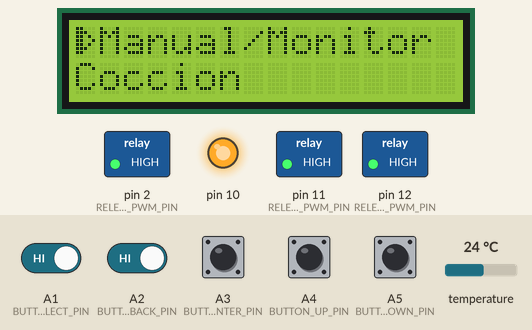
Simulated run of this sketch. Board: Arduino Uno, built with avr-gcc and run on an emulated ATmega328P. On the bench: 16×2 character LCD, switched loads named in the sketch (green lamp = pin HIGH), output pins drawn as LEDs (lit = HIGH). The inputs (shaded band) are chosen by the test bench; at power-on: A1 (BUTTON_SELECT_PIN), A2 (BUTTON_BACK_PIN), A3 (BUTTON_ENTER_PIN), A4 (BUTTON_UP_PIN), A5 (BUTTON_DOWN_PIN) HIGH, temperature 24 °C. What the sketch prints to the serial monitor is not drawn.

Above: at 3.8 s.
3.9 s: A5 (BUTTON_DOWN_PIN) pulled LOW for 1 s
At 5.6 s:
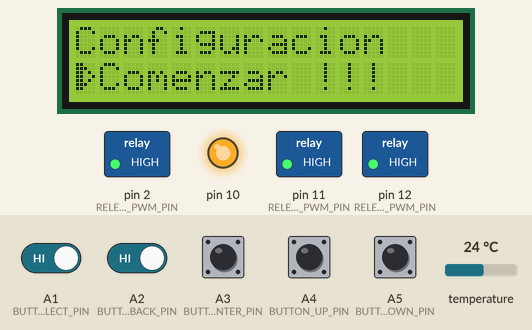
6.4 s: A3 (BUTTON_ENTER_PIN) pulled LOW for 0.15 s
At 7.3 s:
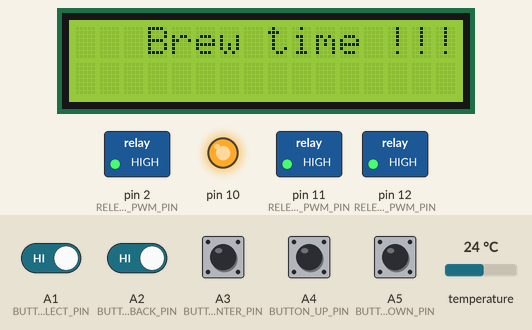
9.5 s: A3 (BUTTON_ENTER_PIN) pulled LOW for 1 s
At 10.6 s:
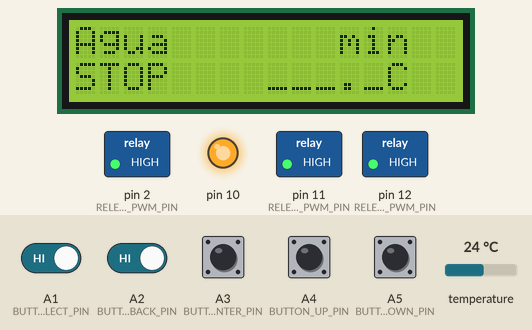
11.1 s: A1 (BUTTON_SELECT_PIN) driven LOW and A2 (BUTTON_BACK_PIN) driven LOW
14.1 s: A4 (BUTTON_UP_PIN) pulled LOW for 1 s
At 15.8 s:
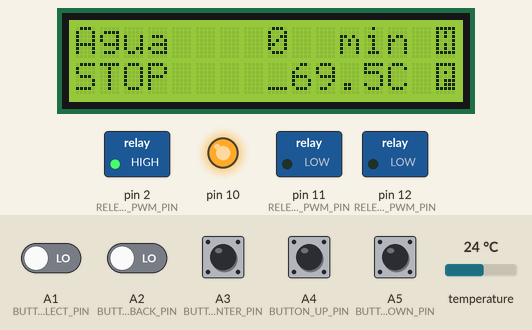
18.1 s: A2 (BUTTON_BACK_PIN) driven HIGH
At 18.7 s:
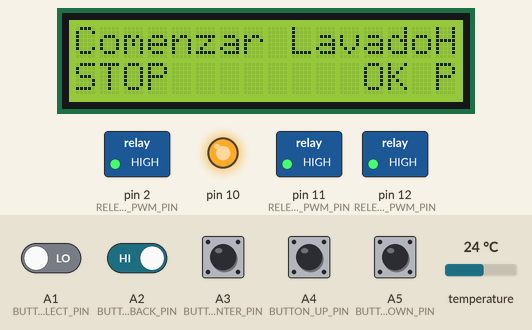
Timing chart, 0 to 20.7 s (numbered marks = the images above; inputs shaded):
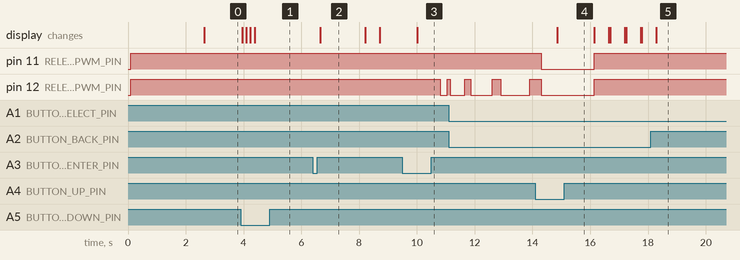

Measured:
- after the input at 3.9 s, the display: first changes after 0.05 s (image 1 shows a later state)
- after the input at 6.4 s, the display: changes after 0.25 s (image 2)
- after the input at 9.5 s, pin 12 (RELE_PUMP_A_PWM_PIN): HIGH → LOW after 1.3 s, → HIGH 0.25 s later; the display: changes after 0.51 s (image 3)
- after the input at 14.1 s, the display: changes after 0.76 s (image 4)
- after the input at 18.1 s, pin 12 (RELE_PUMP_A_PWM_PIN): stays HIGH (without the input it goes to LOW after 1.6 s)
- what the display in image 2 shows lasts 1.6 s, from 6.6 s to 8.2 s

The sketch:

sketch.ino
```cpp
////////////////////////////////////////////////////////////////////////////////
//
// ElectroBirra v 0.2
//
// Proyecto con base arduino para hacer y controlar el proceso de la birra y el
// fermentador.
//
// autor: Xavier Lesa <xavierlesa@gmail.com>
// git: http://github.com/ninjaotoko/electrobirra/
//
////////////////////////////////////////////////////////////////////////////////
//
//
// Menu:
//
// 1- Monitor (muestra la temperatua actual)
// 2- Cocción (rutina para una cocción)
// 3- Fermentador (rutina para el control del fermentador)
// 4- Configuracion (setea los valores generales del equipo, como sensores y pines)
//
//
// Manual/Monitor
// --------------
//
//  Temperatura del Sensor
//  (select para menú principal)
//  (up para calentar de forma manual)
//  (down para prender la bomba)
//
//
// Cocción
// -------
//
//  1- Macerado
//  1.1- Temperatura del macerado
//  1.2- Escalones del macerado
//
//  2- Recirculado
//  2.1- Recirculado continuo (durante todo el macerado)
//  2.2- Tiempo de recirculado
//
//  3- Lavado
//  3.1- Temperatura del lavado
//  3.2- Tiempo de lavado
//
//  4- Hervor
//  4.1- Tiempo de hervor
//  4.2- Adesión de lupulo[s]
//  4.3- Escalones de adesión
//
//  5- Whirlpool
//  5.1- Tiempo de whirpool
//
//  6- Enfirado
//  6.1- Traspaso al fermentador
//
//  7- Fin
////////////////////////////////////////////////////////////////////////////////

#include <LiquidCrystal.h>
#include <OneWire.h>
#include <DallasTemperature.h>
#include <Buttons.h>
#include <Menu.h>
#include "config.h"

Menu menu(
        BUTTON_SELECT_PIN,
        BUTTON_BACK_PIN,
        BUTTON_ENTER_PIN,
        BUTTON_UP_PIN,
        BUTTON_DOWN_PIN,
        BUTTON_DELAY,
        LCD_RS,
        LCD_ENABLE,
        LCD_D4,
        LCD_D5,
        LCD_D6,
        LCD_D7,
        LCD_COLUMNS,
        LCD_ROWS,
        LCD_BACKLIGHT,
        SENSOR_ONEWIRE_PIN,
        RELE_R1_PWM_PIN,
        RELE_R2_PWM_PIN,
        RELE_HT_PWM_PIN,
        RELE_LT_PWM_PIN,
        RELE_PUMP_A_PWM_PIN,
        RELE_PUMP_B_PWM_PIN,
        RELE_NA
        );

void setup()
{
    // init Serial
    Serial.begin(9600);
    Serial.println("//////////////////////////////////////// Inicio setup");

    pinMode(RELE_R1_PWM_PIN, OUTPUT);
    #if SINGLE_R_PWN == false
    pinMode(RELE_R2_PWM_PIN, OUTPUT);
    #endif
    pinMode(RELE_PUMP_A_PWM_PIN, OUTPUT);
    pinMode(RELE_PUMP_B_PWM_PIN, OUTPUT);

    digitalWrite(RELE_R1_PWM_PIN, RELE_NA ^ LOW);
    #if SINGLE_R_PWN == false
    digitalWrite(RELE_R2_PWM_PIN, RELE_NA ^ LOW);
    #endif
    digitalWrite(RELE_PUMP_A_PWM_PIN, RELE_NA ^ LOW);
    digitalWrite(RELE_PUMP_B_PWM_PIN, RELE_NA ^ LOW);

    menu.lcd.clear();
    menu.lcd.print("  ElectroBirra");
    menu.lcd.setCursor(0, 1);
    menu.lcd.print("  v0.2r201512");

    Serial.println("Cargando los datos de configuracion desde la EEPROM");
    menu.loadData();
    delay(2500);
    Serial.println("//////////////////////////////////////// Fin setup");
}

void loop()
{
    menu.showMenu();
}
```

config.h
```cpp
/*
 * config.h
 * configuración de los pines y constantes
 */


// PIN MAPPING
//
// ANALOGOS
//
// A0:  BUTTONS (not used)
// A1:  BUTTONS (Select)
// A2:  BUTTONS (Back)
// A3:  BUTTONS (Enter)
// A4:  BUTTONS (Up)
// A5:  BUTTONS (Down)
//
// DIGITAL
//
// 0:   NC
// 1:   NC
// 2:   NC
// 3~:  NC (RELE_PUMP_B_PWM_PIN RELE_LT_PWM_PIN)
// 4:   LCD_D4
// 5~:  LCD_D5
// 6~:  LCD_D6
// 7:   LCD_D7
// 8:   LCD_RS
// 9~:  LCD_ENABLE
// 10~: LCD_BACKLIGHT
// 11~: RELE_PUMP_A_PWM_PIN RELE_HT_PWM_PIN
// 12:  RELE_R1_PWM_PIN RELE_R2_PWM_PIN
// 13:  SENSOR_ONEWIRE_PIN
//
// Pines A0 y 4 a 9 reservados


//                         13 *---------------------o   I2C (Sensores)
//                         12 >---------------------o   RELE PID [HT|LT] / RELE PUMP A RELE R1[2]
//                        ~11 >---------------------o   RELE PID [HT|LT] / RELE PUMP A
//                        ~10 >-------------+           LCD BACKLIGHT
//                  A     ~09 >-----------+ |           LCD ENABLE
//                  R      08 >---------+ | |           LCD RS
//                  D  U   07 >-------+ | | |           LCD D7
//                  U  N  ~06 >-----+ | | | |           LCD D6
//     +-----> A0   I  O  ~05 >---+ | | | | |           LCD D5
//     |       A1   N      04 >-+ | | | | | |           LCD D4
//     |       A2   O     ~03 >-|-|-|-|-|-|-|------o    RELE PUMP B
//     |       A3          02   | | | | | | |
//     |       A4          01   | | | | | | |
//     |       A5          00   | | | | | | |
//     |                        | | | | | | |
// +---+-------+           +----+-+-+-+-+-+-+------+
// |     o keys|           |         16X2          |
// | o o o o r |           |         L C D         |
// +-----------+           +-----------------------+


// Menu, LCD setting col/rows
//#define BUTTONS_PIN             A0      // Por defecto usa el ANALOG 0
//#define BUTTON_NONE_PIN         A0      // Por defecto usa el ANALOG 0
#define BUTTON_SELECT_PIN       A1      // Por defecto usa el ANALOG 1
#define BUTTON_BACK_PIN         A2      // Por defecto usa el ANALOG 2
#define BUTTON_ENTER_PIN        A3      // Por defecto usa el ANALOG 3
#define BUTTON_UP_PIN           A4      // Por defecto usa el ANALOG 4
#define BUTTON_DOWN_PIN         A5      // Por defecto usa el ANALOG 5
#define BUTTON_DELAY            20      // ms delay

#define LCD_D4                  4
#define LCD_D5                  5
#define LCD_D6                  6
#define LCD_D7                  7
#define LCD_RS                  8
#define LCD_ENABLE              9
#define LCD_BACKLIGHT           10

#define LCD_COLUMNS             16
#define LCD_ROWS                2

// Bus I2C
// Sensores de temp boil, mash, etc
#define SENSOR_ONEWIRE_PIN      13      // puede ser el 2

// RELES
// Reles para resistencias x 2
#define SINGLE_R_PWN            true    // indica si usa dos resistencias individuales o solo una (unica, o en paralelo)
#define RELE_R1_PWM_PIN         11      // rele para r1
#define RELE_R2_PWM_PIN         3       // rele para r2, solo es tomado en cuenta si SINGLE_R_PWN es false

#define RELE_HT_PWM_PIN         12      // rele para fermentador temp >= H
#define RELE_LT_PWM_PIN         2       // rele para fermentador temp <= L

// Rele para bomba A y B
#define SINGLE_PUMP_PWN         true    // indica si usa dos bombas individuales (A y B) o solo una (A)
// Bomba A: recirculado, [trasvase, enfriado]
#define RELE_PUMP_A_PWM_PIN     12      // A) rele para bomba recirculado, [whirlpool, trasvase y enfriado]
#define RELE_PUMP_B_PWM_PIN     2       // B) rele para bomba trasvase y enfriado

#define RELE_NA                 true    // el rele es normal abierto = true o normal cerrado = false?
```
